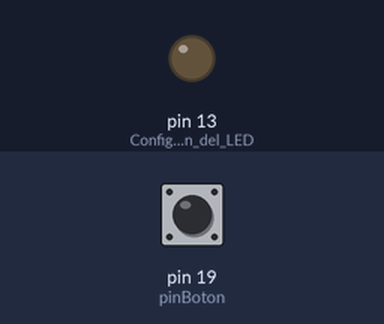
Bench run of a sketch on a simulated Arduino Uno, built with avr-gcc and run on an emulated ATmega328P. Parts: output pins drawn as LEDs (lit = HIGH). The inputs (shaded band) are chosen by the test bench; at power-on: pin 19 (pinBoton) HIGH.

Above: at 1.2 s.
1.3 s: pin 19 (pinBoton) pulled LOW for 0.15 s
At 2.3 s:
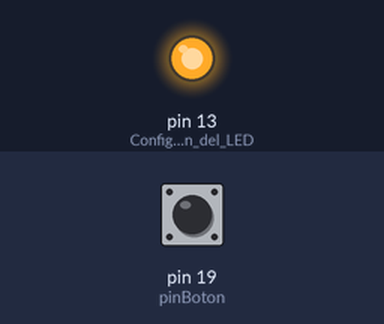
2.9 s: pin 19 (pinBoton) pulled LOW for 1 s
At 4.8 s:
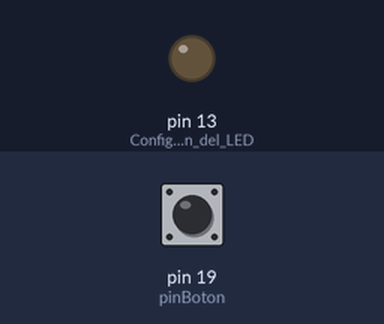
5.4 s: pin 19 (pinBoton) pulled LOW for 3.2 s
At 9.6 s:
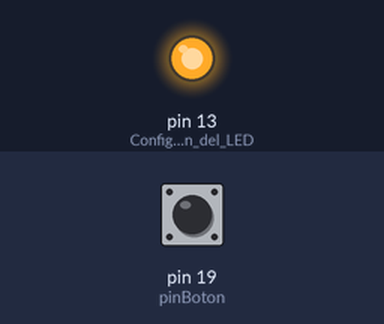
Timing chart, 0 to 11.1 s (numbered marks = the images above; inputs shaded):
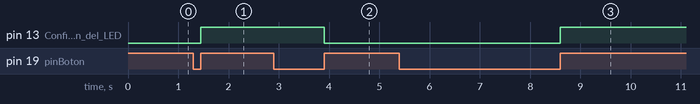

The sketch:

Pulsador_enciende_y_apaga_LED.ino
```cpp
const int pinBoton = 19; // Pin del pulsador
int estadoLed = LOW; // Estado del LED
int ultimoEstado = HIGH; // Estado anterior del pulsador

void setup() {
  pinMode(LED_BUILTIN, OUTPUT); // Configurar el pin del LED INTEGRADO como salida
  pinMode(pinBoton, INPUT_PULLUP); // Configurar el pin del pulsador como entrada
  Serial.begin(115200);
}

void loop() {
  // Leer el estado del pulsador
  int lectura = digitalRead(pinBoton);
  // Toma la lectura del pulsador
  if (lectura != ultimoEstado) {

    // Si el pulsador ha sido presionado, cambiar el estado del LED
    if (lectura == HIGH) {
      estadoLed = !estadoLed;
      digitalWrite(LED_BUILTIN, estadoLed);
      //digitalWrite(23, estadoLed);
    }
  }
  // Guardar el último estado del pulsador
  ultimoEstado = lectura;
  delay(50);
}


/*
//const int ledPin = 2; // Pin del LED
const int pinBoton = 19; // Pin del pulsador
int estadoLed = LOW; // Estado del LED
int estadoBoton; // Estado del pulsador
int ultimoEstado = LOW; // Estado anterior del pulsador

void setup() {
  pinMode(LED_BUILTIN, OUTPUT); // Configurar el pin del LED como salida
  pinMode(pinBoton, INPUT_PULLUP); // Configurar el pin del pulsador como entrada
}

void loop() {
  // Leer el estado del pulsador
  int lectura = digitalRead(pinBoton);

  if (lectura != ultimoEstado) {
    // Si el estado del pulsador ha cambiado, actualizar el estado del LED
    if (lectura != estadoBoton) {
      estadoBoton = lectura;

      // Si el pulsador ha sido presionado, cambiar el estado del LED
      if (estadoBoton == HIGH) {
        estadoLed = !estadoLed;
        digitalWrite(LED_BUILTIN, estadoLed);
      }
    }
  }
  // Guardar el último estado del pulsador
  ultimoEstado = lectura;
//  delay(100);
}

*/
```

Measured:
- after the input at 1.3 s, pin 13 (Configurar_el_pin_del_LED): LOW → HIGH after 0.15 s
- after the input at 2.9 s, pin 13 (Configurar_el_pin_del_LED): HIGH → LOW after 1.0 s
- after the input at 5.4 s, pin 13 (Configurar_el_pin_del_LED): LOW → HIGH after 3.2 s
